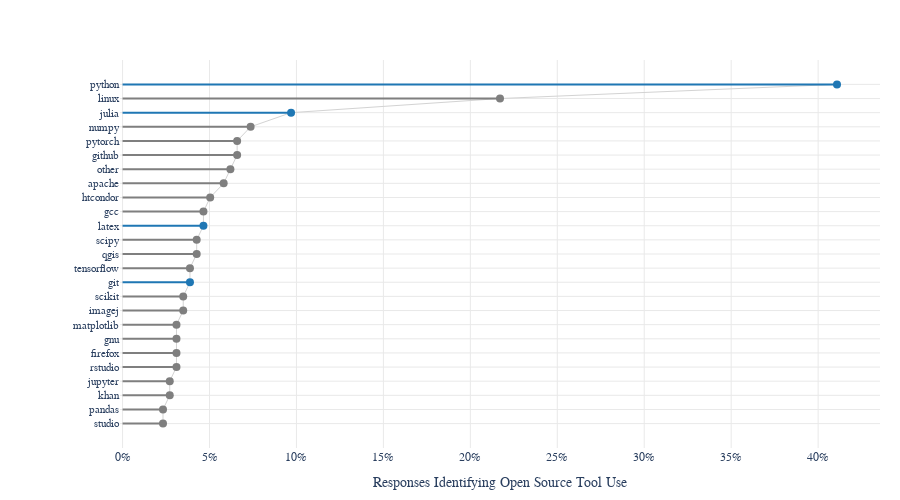

Notebook code cell kept with this figure:
### Markdown cell above
```{raw} html
:file: _static/familiarity_educational.html
```


## What Open Source Tools Do Respondents Use?

### Code cell
respondents_pct = df["QID13"].eq("Yes").mean()
glue("respondents_pct", respondents_pct, display=False)
 
# Text processing for word frequency analysis
rm_terms = {
    'open', 'and', 'source', 'analysis', 'use', 'used', 'data', 'many', 'software',
    'programming', 'language', 'languages', 'tools', 'code', 'etc', 'package',
    'packages', 'list', 'everything', 'including', 'libraries', 'like',
    'various', 'research', 'statistical', 'ecosystem', 'opensource', 'web',
    'google', 'system', 'compilers', 'academy', 'numerous', 'systems', 'the', 'for',
    'are', 'with', 'that', 'such','most', 'learn','all'
}

def clean_text(text):
    if pd.isna(text):
        return ""
    # Convert to lowercase and remove punctuation
    text = re.sub(r'[^\w\s]', ' ', text.lower())
    # Split into words and filter
    words = [word for word in text.split() 
             if word not in rm_terms and len(word) >= 3]
    return ' '.join(words)

# Process text responses
tools_text = df['QID15'].dropna().apply(clean_text)
all_words = ' '.join(tools_text).split()
word_freq = Counter(all_words)

# Create dataframe for plotting
tools_highlight = ['python', 'r', 'julia', 'git', 'latex']
top_25_words = dict(word_freq.most_common(25))

# Denominator: only respondents who answered QID15 (usually what you want)
denom = df['QID15'].notna().sum() or 1

tools_df = (pd.DataFrame(
    [{'word': w, 'freq': f, 'pct': f/denom} for w, f in Counter(
        ' '.join(df['QID15'].dropna().apply(clean_text)).split()
    ).most_common(25) if w != '•']
).sort_values('freq'))

y_pos = np.arange(len(tools_df))  # numeric y
colors = ['#1f77b4' if w in tools_highlight else '#7f7f7f' for w in tools_df['word']]

fig4 = go.Figure()

# Scatter using numeric y, but show labels via ticktext
fig4.add_trace(go.Scatter(
    x=tools_df['pct'],
    y=y_pos,
    text=tools_df['word'],
    mode='markers+lines',
    marker=dict(size=8, color=colors),
    line=dict(color='lightgray', width=1),
    hovertemplate='Tool: %{text}<br>Percent: %{x:.2%}<extra></extra>'
))

# Lollipop stems
for i, row in enumerate(tools_df.itertuples(index=False)):
    fig4.add_shape(
        type="line",
        x0=0, x1=row.pct,
        y0=i, y1=i,
        line=dict(color=colors[i], width=2)
    )

fig4.update_yaxes(
    tickmode='array',
    tickvals=y_pos,
    ticktext=tools_df['word'],
    automargin=True,
    tickfont=dict(size=11)
)
fig4.update_layout(
    xaxis=dict(title="Responses Identifying Open Source Tool Use", tickformat='.0%'),
    margin=dict(l=120),
    height=500,
    plot_bgcolor="white",
    paper_bgcolor="white",
    showlegend=False
)

fig4.show()
fig4.write_html('_static/tools_lollipop.html', full_html=False, include_plotlyjs='cdn')

### Figure 1 — Plotly figure (JSON) as saved in the notebook; plotly's stock layout.template omitted (floating-point values rounded to 4 significant figures)
{"data": [{"hovertemplate": "Tool: %{text}<br>Percent: %{x:.2%}<extra></extra>", "line": {"color": "lightgray", "width": 1}, "marker": {"color": ["#7f7f7f", "#7f7f7f", "#7f7f7f", "#7f7f7f", "#7f7f7f", "#7f7f7f", "#7f7f7f", "#7f7f7f", "#7f7f7f", "#7f7f7f", "#1f77b4", "#7f7f7f", "#7f7f7f", "#7f7f7f", "#1f77b4", "#7f7f7f", "#7f7f7f", "#7f7f7f", "#7f7f7f", "#7f7f7f", "#7f7f7f", "#7f7f7f", "#1f77b4", "#7f7f7f", "#1f77b4"], "size": 8}, "mode": "markers+lines", "text": ["studio", "pandas", "khan", "jupyter", "rstudio", "firefox", "gnu", "matplotlib", "imagej", "scikit", "git", "tensorflow", "qgis", "scipy", "latex", "gcc", "htcondor", "apache", "other", "github", "pytorch", "numpy", "julia", "linux", "python"], "type": "scatter", "x": [0.02326, 0.02326, 0.02713, 0.02713, 0.03101, 0.03101, 0.03101, 0.03101, 0.03488, 0.03488, 0.03876, 0.03876, 0.04264, 0.04264, 0.04651, 0.04651, 0.05039, 0.05814, 0.06202, 0.06589, 0.06589, 0.07364, 0.0969, 0.2171, 0.4109], "y": [0, 1, 2, 3, 4, 5, 6, 7, 8, 9, 10, 11, 12, 13, 14, 15, 16, 17, 18, 19, 20, 21, 22, 23, 24]}], "layout": {"height": 500, "margin": {"l": 120}, "paper_bgcolor": "white", "plot_bgcolor": "white", "shapes": [{"line": {"color": "#7f7f7f", "width": 2}, "type": "line", "x0": 0, "x1": 0.02326, "y0": 0, "y1": 0}, {"line": {"color": "#7f7f7f", "width": 2}, "type": "line", "x0": 0, "x1": 0.02326, "y0": 1, "y1": 1}, {"line": {"color": "#7f7f7f", "width": 2}, "type": "line", "x0": 0, "x1": 0.02713, "y0": 2, "y1": 2}, {"line": {"color": "#7f7f7f", "width": 2}, "type": "line", "x0": 0, "x1": 0.02713, "y0": 3, "y1": 3}, {"line": {"color": "#7f7f7f", "width": 2}, "type": "line", "x0": 0, "x1": 0.03101, "y0": 4, "y1": 4}, {"line": {"color": "#7f7f7f", "width": 2}, "type": "line", "x0": 0, "x1": 0.03101, "y0": 5, "y1": 5}, {"line": {"color": "#7f7f7f", "width": 2}, "type": "line", "x0": 0, "x1": 0.03101, "y0": 6, "y1": 6}, {"line": {"color": "#7f7f7f", "width": 2}, "type": "line", "x0": 0, "x1": 0.03101, "y0": 7, "y1": 7}, {"line": {"color": "#7f7f7f", "width": 2}, "type": "line", "x0": 0, "x1": 0.03488, "y0": 8, "y1": 8}, {"line": {"color": "#7f7f7f", "width": 2}, "type": "line", "x0": 0, "x1": 0.03488, "y0": 9, "y1": 9}, {"line": {"color": "#1f77b4", "width": 2}, "type": "line", "x0": 0, "x1": 0.03876, "y0": 10, "y1": 10}, {"line": {"color": "#7f7f7f", "width": 2}, "type": "line", "x0": 0, "x1": 0.03876, "y0": 11, "y1": 11}, {"line": {"color": "#7f7f7f", "width": 2}, "type": "line", "x0": 0, "x1": 0.04264, "y0": 12, "y1": 12}, {"line": {"color": "#7f7f7f", "width": 2}, "type": "line", "x0": 0, "x1": 0.04264, "y0": 13, "y1": 13}, {"line": {"color": "#1f77b4", "width": 2}, "type": "line", "x0": 0, "x1": 0.04651, "y0": 14, "y1": 14}, {"line": {"color": "#7f7f7f", "width": 2}, "type": "line", "x0": 0, "x1": 0.04651, "y0": 15, "y1": 15}, {"line": {"color": "#7f7f7f", "width": 2}, "type": "line", "x0": 0, "x1": 0.05039, "y0": 16, "y1": 16}, {"line": {"color": "#7f7f7f", "width": 2}, "type": "line", "x0": 0, "x1": 0.05814, "y0": 17, "y1": 17}, {"line": {"color": "#7f7f7f", "width": 2}, "type": "line", "x0": 0, "x1": 0.06202, "y0": 18, "y1": 18}, {"line": {"color": "#7f7f7f", "width": 2}, "type": "line", "x0": 0, "x1": 0.06589, "y0": 19, "y1": 19}, {"line": {"color": "#7f7f7f", "width": 2}, "type": "line", "x0": 0, "x1": 0.06589, "y0": 20, "y1": 20}, {"line": {"color": "#7f7f7f", "width": 2}, "type": "line", "x0": 0, "x1": 0.07364, "y0": 21, "y1": 21}, {"line": {"color": "#1f77b4", "width": 2}, "type": "line", "x0": 0, "x1": 0.0969, "y0": 22, "y1": 22}, {"line": {"color": "#7f7f7f", "width": 2}, "type": "line", "x0": 0, "x1": 0.2171, "y0": 23, "y1": 23}, {"line": {"color": "#1f77b4", "width": 2}, "type": "line", "x0": 0, "x1": 0.4109, "y0": 24, "y1": 24}], "showlegend": false, "xaxis": {"tickformat": ".0%", "title": {"text": "Responses Identifying Open Source Tool Use"}}, "yaxis": {"automargin": true, "tickfont": {"size": 11}, "tickmode": "array", "ticktext": ["studio", "pandas", "khan", "jupyter", "rstudio", "firefox", "gnu", "matplotlib", "imagej", "scikit", "git", "tensorflow", "qgis", "scipy", "latex", "gcc", "htcondor", "apache", "other", "github", "pytorch", "numpy", "julia", "linux", "python"], "tickvals": [0, 1, 2, 3, 4, 5, 6, 7, 8, 9, 10, 11, 12, 13, 14, 15, 16, 17, 18, 19, 20, 21, 22, 23, 24]}}}
